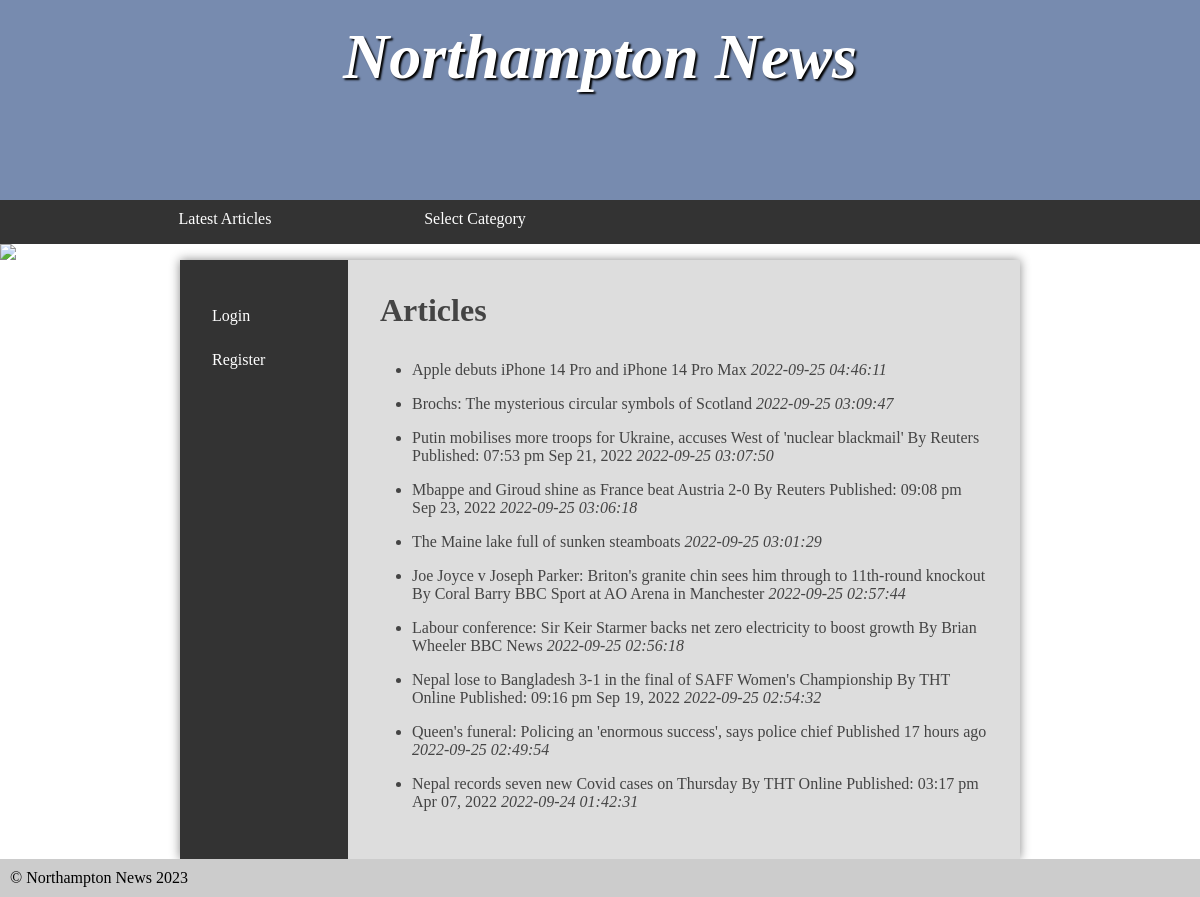
The page / on the database its author committed.
### tables this page shows
CREATE TABLE `article` (
  `id` int NOT NULL,
  `title` varchar(255) DEFAULT NULL,
  `categoryId` int DEFAULT NULL,
  `content` text,
  `publishDate` datetime DEFAULT NULL
);

### index.php (the view, shortened to what this page needs)
<?php
require 'conn.php';
$is_logged_in_user = false;
$statement = $pdo_db_connection->prepare('SELECT * FROM article ORDER BY publishDate desc LIMIT 10');
$statement->execute();
require 'dc.php';
?>
<main>
    <nav>
        <ul>
            <?php
        require 'sid.php';
    ?>
        </ul>
    </nav>
    <article>
        <h2>Articles</h2>
        <ul>
            <?php
            foreach($statement->fetchAll() as $rows) {
            echo '<li><p>'.$rows['title'].' <em>'.$rows['publishDate'].'</em></p></li>';
            }
            ?>
        </ul>
    </article>
</main>
<?php require 'footer.php';

### dc.php (shortened to what this page needs)
<!DOCTYPE html>
<html>
	<head>
		<link rel="stylesheet" href="styles.css"/>
	</head>
	<body>
		<header>
			<section>
				<h1>Northampton News</h1>
			</section>
		</header>
		<nav>
			<ul>
				<li><a href="index.php">Latest Articles</a></li>
				<li><a href="#">Select Category</a>
				</li>
			</ul>
		</nav>
		<img src="images/banners/randombanner.php" />

### sid.php
<?php
    if(!$is_logged_in_user) { ?>
        <li><a href="login.php">Login</a></li>
        <li><a href="register.php">Register</a></li>
    <?php } else { ?>
        <li><a href="logout.php">Log out</a></li>
<?php }
?>

### footer.php
<footer>
    &copy; Northampton News 2023
</footer>
</body>
</html>

### styles.css (style rules this page uses)
* { margin: 0; padding: 0; }
html { font-family: 'Oxygen-Regular', times, verdana, sans-serif; }
body { background-color: #fff; }
header { background-color: #778baf ; color: white; height: 200px; }
nav { width: 100%; background-color: #333; overflow: auto; }
nav ul { width: 1000px; margin: auto; display: block; list-style-type: none; }
nav ul li { width: 25%; float: left; overflow: auto; text-align: center; }
nav a { color: white; padding-top: 10px; display: block; text-decoration: none; }
header section { display: block; }
header h1 { font-weight: bold; font-style: italic; }
h1 { font-size:4em; color: white; text-align: center; padding-top: 20px; text-shadow: 2px 2px 2px #000; }
main { min-height: 50vh; background-color: #ddd; width: 70vw; display: block; margin: auto; box-shadow: 0px 0px 10px #888; color:#444; }
main h2 { font-size:2em; }
p, li, h2 { margin-bottom: 1em; }
footer { background-color: #ccc; padding: 10px; }
ul { margin-left: 2em; }
body > img { display: block; width: 100%; }
main { display: table; }
main > article { display: table-cell; padding: 2em; }
main > nav { display: table-cell; width: 20%; padding: 2em; }
main > nav li { float: none; width: auto; text-align: left; }
main > nav ul { width: auto; }

### rows shown on the page
article: title "Apple debuts iPhone 14 Pro and iPhone 14 Pro Max", publishDate "2022-09-25 04:46:11"
article: title "Brochs: The mysterious circular symbols of Scotland", publishDate "2022-09-25 03:09:47"
article: title "Putin mobilises more troops for Ukraine, accuses West of 'nuclear blackmail' By Reuters Published: 07:53 pm Sep 21, 2022", publishDate "2022-09-25 03:07:50"
article: title "Mbappe and Giroud shine as France beat Austria 2-0 By Reuters Published: 09:08 pm Sep 23, 2022", publishDate "2022-09-25 03:06:18"
article: title "The Maine lake full of sunken steamboats", publishDate "2022-09-25 03:01:29"
article: title "Joe Joyce v Joseph Parker: Briton's granite chin sees him through to 11th-round knockout By Coral Barry BBC Sport at AO Arena in Manchester", publishDate "2022-09-25 02:57:44"
article: title "Labour conference: Sir Keir Starmer backs net zero electricity to boost growth By Brian Wheeler BBC News", publishDate "2022-09-25 02:56:18"
article: title "Nepal lose to Bangladesh 3-1 in the final of SAFF Women's Championship By THT Online Published: 09:16 pm Sep 19, 2022", publishDate "2022-09-25 02:54:32"
article: title "Queen's funeral: Policing an 'enormous success', says police chief Published 17 hours ago", publishDate "2022-09-25 02:49:54"
article: title "Nepal records seven new Covid cases on Thursday By THT Online Published: 03:17 pm Apr 07, 2022", publishDate "2022-09-24 01:42:31"
